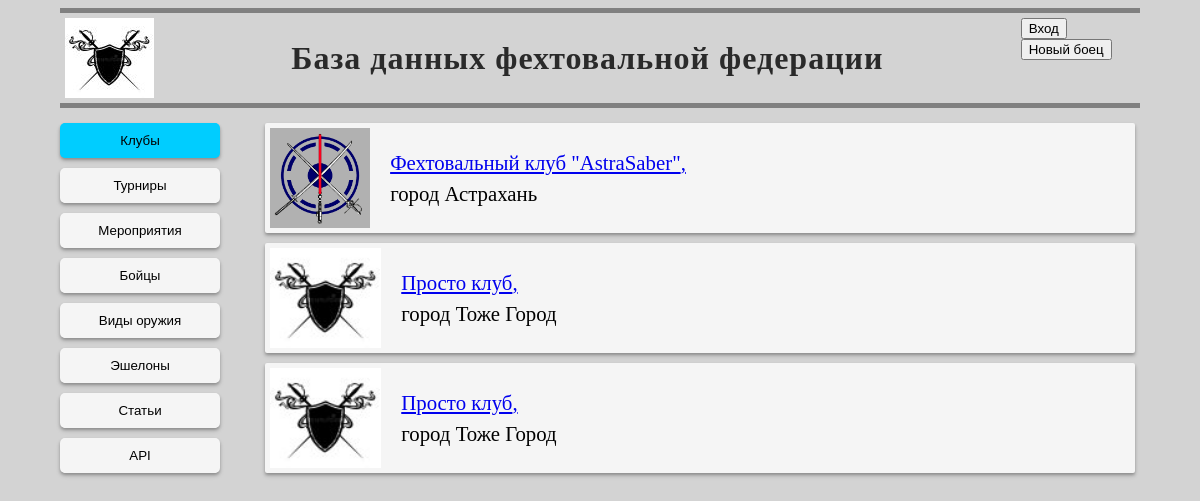
The page /clubs/ on the database as committed earlier.
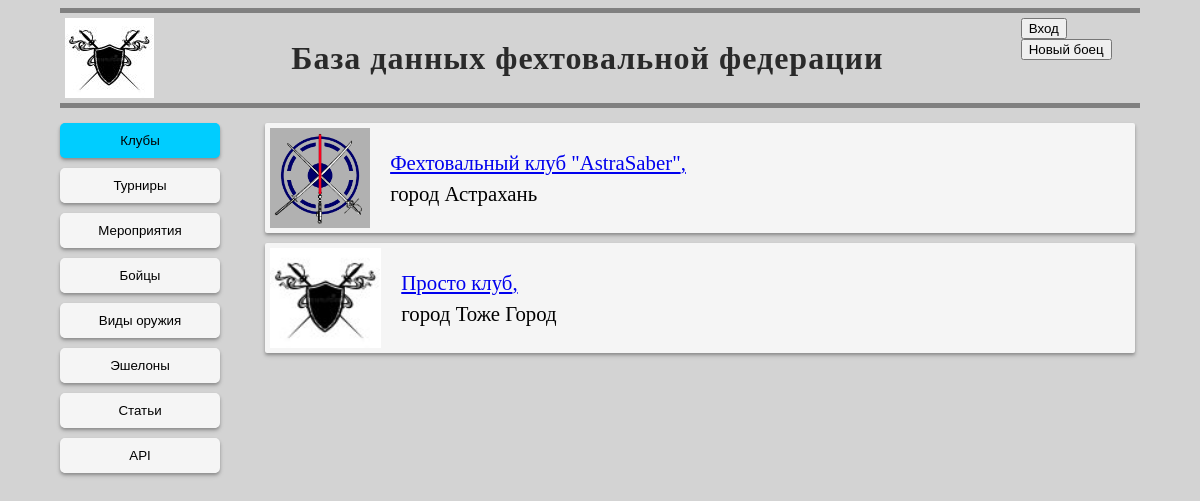
The same page on the database as committed later.
### mainpage/models.py (models this page shows, shortened)
class Clubs(models.Model):
    class Meta:
        verbose_name = 'Клуб'
        verbose_name_plural = 'Клубы'
    owner = models.ForeignKey(User, on_delete=models.SET_NULL, blank=True, null=True, related_name='club_owner')
    managers = models.ManyToManyField(User, related_name='club_managers')
    long_name = models.CharField(max_length=200, blank=False, null=False,)
    short_name = models.CharField(max_length=50, blank=False, null=False,)
    city = models.CharField(max_length=30, blank=False, null=False,)
    emblem = models.ImageField(upload_to='images')
    description = models.TextField(blank=True, null=True)
    def get_emblem(self):
        if self.emblem and hasattr(self.emblem, 'url'):
            return self.emblem.url
        else:
            return '/media/images/common/site-emblem.jpg'

### clublist/views.py (the view)
# urls.py: path('', views.clubs_list),
def clubs_list(request):
    clubs = Clubs.objects.all().order_by('city')
    context = {
        'clubs': clubs,
    }
    return render(request, 'clublist/clubs_list.html', context)

### templates/clublist/clubs_list.html
{% extends  'base.html' %}
{% block nav %}
		<button class="nav_button nav_button_active" onclick="location.href='..'">Клубы</button>
		<button class="nav_button" onclick="location.href='/tournaments/'">Турниры</button>
		<button class="nav_button" onclick="location.href='#'">Мероприятия</button>
		<button class="nav_button" onclick="location.href='/fighters/'">Бойцы</button>
        <button class="nav_button" onclick="location.href='/info/weapons/'">Виды оружия</button>
        <button class="nav_button" onclick="location.href='/info/divisions/'">Эшелоны</button>
		<button class="nav_button" onclick="location.href='#'">Статьи</button>
		<button class="nav_button" onclick="location.href='/info/apiinfo/'">API</button>
{% endblock nav %}
{% block main %}
    {% for club in clubs %}
        <div class="data_card" >
            <div class="inline_emblem">
                <a href="{{ club.id }}"><img src="{{ club.get_emblem }}" alt="Ошибка при загрузке изображения" height="100%"></a>
            </div>
            <div class="inline_data">
                <div><a href="{{ club.id }}">{{club.long_name}},</a></div>
                <div>город {{ club.city }}</div>
            </div>
        </div>
    {% endfor %}
{% endblock %}

Rows that differ between the two databases and show on the page:
removed Clubs: long_name "Просто клуб", city "Тоже Город"
